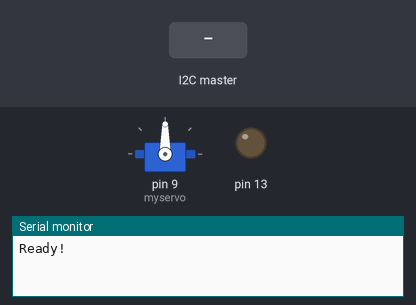
A sketch run on a simulated Arduino Uno, built with avr-gcc and run on an emulated ATmega328P. Shown: servo, output pins drawn as LEDs (lit = HIGH), the last lines printed to the serial monitor. The inputs (shaded band) are chosen by the test bench.

Above: at 1.2 s.
1.3 s: the I2C master sends the byte 1
At 2.5 s:
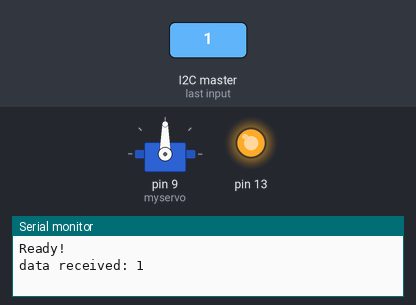
2.8 s: the I2C master sends the byte 2
At 4.1 s:
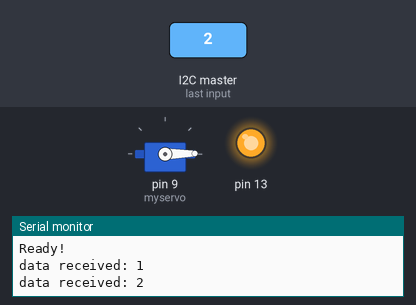
4.6 s: the I2C master sends the byte 1
At 5.1 s:
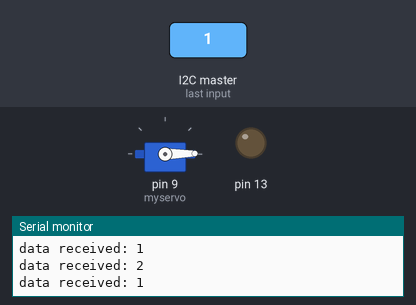
Timing chart, 0 to 7.6 s (numbered marks = the images above; inputs shaded):
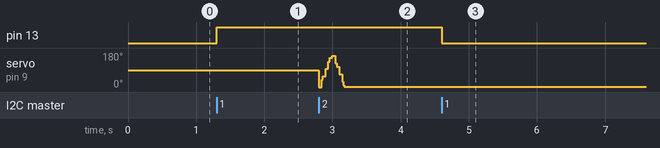

The sketch:

Arduino_I2C_Functions.ino
```cpp
#include <Wire.h>
#include <Servo.h>
#define SLAVE_ADDRESS 0x04

Servo myservo;
int number = 0;
int state = 0;
int pos = 0;
boolean moveServo = false;

void setup() {

  pinMode(13, OUTPUT);
  myservo.attach(9);

  Serial.begin(9600);

  // Initialize I2C as slave
  Wire.begin(SLAVE_ADDRESS);
  // Define callbacks for I2C communication
  Wire.onReceive(receiveData);
  Wire.onRequest(sendData);

  Serial.println("Ready!");
}

void loop() {
  delay(100);
}

// Callback for received data
void receiveData(int byteCount)
{
  // While the I2C connection is open
  while(Wire.available())
  {
    number = Wire.read();
    Serial.print("data received: ");
    Serial.println(number);

    // If input from python code is 1 (led) calls toggleLed function
    if (number == 1)
    {
      toggleLed();
    }
    // If input from python code is 2 (servo) calls sweepServo function
    else if(number == 2)
    {
      sweepServo();
    }
  }
}

// Callback for sending data
void sendData()
{
Wire.write(number);
// Resets python input
number = 0;
}

// Toggles LED on and off
void toggleLed()
{
  if (state == 0)
  {
    digitalWrite(13, HIGH); // Set the LED on
    state = 1;
  }
  else
  {
    digitalWrite(13, LOW); // Set the LED off
    state = 0;
  }
}

// 180 degree servo sweep
void sweepServo()
{
  for(pos = 0; pos < 180; pos += 1)
  {
    myservo.write(pos);
    delay(15);
  }
  for(pos = 180; pos>=1; pos-=1)
  {
    myservo.write(pos);
    delay(15);
  }
  moveServo = 0;
}
```

Measured:
- after the input at 1.3 s, pin 13: LOW → HIGH at once
- after the input at 4.6 s, pin 13: HIGH → LOW at once
